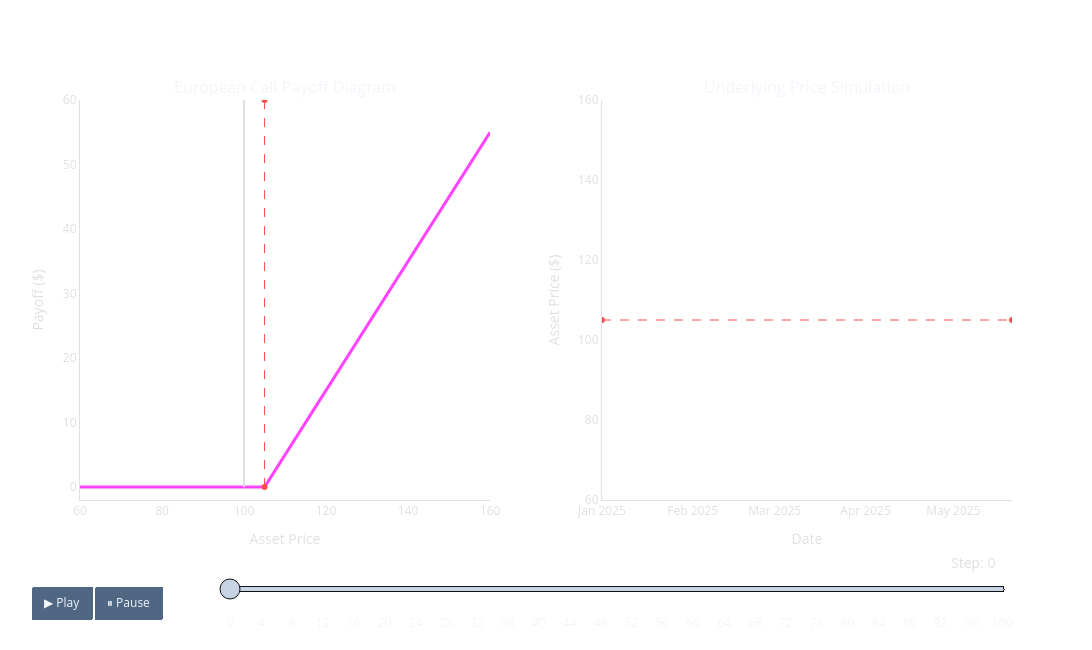

This figure's notebook cell:
### Markdown cell above
#### 1.) 🛠️ Black-Scholes Argument

##### European Option Contracts

European option contracts give the holder the right, not obligation, to buy (sell) at a predetermined price (strike, $K$) at a fixed time in the future (maturity) $T$

A European option contract $\zeta$ always has the known parameters of the underlying its written on, the strike price, and the maturity.

The payoff in every state of the world is known at time $T$ in the future

$$C_T = max(S_T - K, 0) = (S_T - K)^+$$

**Problem:** We don't know what state of the world we are going to be in.

### Code cell
import numpy as np
import pandas as pd
import plotly.graph_objects as go
from plotly.subplots import make_subplots

# --- 1. Parameters & Data Generation ---
S0 = 100        # Initial price
K = 105         # Strike price
T = 1.0         # Time to maturity (1 year)
r = 0.05        # Risk-free rate
vol = 0.25      # Volatility
n_steps = 100   # Number of simulation steps
dt = T / n_steps

def call_payoff(S, K):
    return np.maximum(S - K, 0)

# Generate a Price Path
np.random.seed(np.random.randint(0, 1000))
rets = np.random.normal((r - 0.5 * vol**2) * dt, vol * np.sqrt(dt), n_steps)
path = S0 * np.exp(np.cumsum(rets))
path = np.insert(path, 0, S0)
dates = pd.date_range(start='2025-01-01', periods=n_steps+1, freq='B')

S_range = np.linspace(60, 160, 200)
payoff_vals = call_payoff(S_range, K)

# Colors - Neon Theme
off_white = "#e0e0e0"
strike_color = "#ff4b4b"
payoff_color = "#ff43ff"   # Neon Pink
path_color = "#00f2ff"     # Neon Cyan

# --- 2. Figure Setup ---
fig = make_subplots(
    rows=1, cols=2,
    subplot_titles=("European Call Payoff Diagram", "Underlying Price Simulation"),
    horizontal_spacing=0.12
)

# Base traces
fig.add_trace(go.Scatter(x=S_range, y=payoff_vals, line=dict(color=payoff_color, width=3)), row=1, col=1)
fig.add_trace(go.Scatter(x=[K, K], y=[0, 60], line=dict(color=strike_color, width=1, dash='dash')), row=1, col=1)
fig.add_trace(go.Scatter(x=[S0, S0], y=[0, 60], line=dict(color=off_white, width=2), mode='lines'), row=1, col=1)
fig.add_trace(go.Scatter(x=[dates[0], dates[-1]], y=[K, K], line=dict(color=strike_color, width=1, dash='dash')), row=1, col=2)
fig.add_trace(go.Scatter(x=[dates[0]], y=[S0], line=dict(color=path_color, width=2.5), mode='lines'), row=1, col=2)

# --- 3. Animation Frames & Slider Steps ---
frames = []
slider_steps = []

for i in range(n_steps + 1):
    current_price = path[i]
    frame_name = f"f{i}"
    
    # Create Frame
    frames.append(go.Frame(
        data=[
            go.Scatter(x=S_range, y=payoff_vals, line=dict(color=payoff_color, width=3)),
            go.Scatter(x=[K, K], y=[0, 60], line=dict(color=strike_color, width=1, dash='dash')),
            go.Scatter(x=[current_price, current_price], y=[0, 60], line=dict(color=off_white, width=2), mode='lines'),
            go.Scatter(x=[dates[0], dates[-1]], y=[K, K], line=dict(color=strike_color, width=1, dash='dash')),
            go.Scatter(x=dates[:i+1], y=path[:i+1], line=dict(color=path_color, width=2.5), mode='lines')
        ],
        name=frame_name
    ))
    
    # Create Slider Step
    step = {
        "args": [
            [frame_name],
            {"frame": {"duration": 0, "redraw": False}, "mode": "immediate", "fromcurrent": True}
        ],
        "label": str(i),
        "method": "animate"
    }
    slider_steps.append(step)

fig.frames = frames

# --- 4. Layout with Buttons and Slider ---
fig.update_layout(
    template="plotly_dark",
    paper_bgcolor='rgba(0,0,0,0)',
    plot_bgcolor='rgba(0,0,0,0)',
    height=650, width=1200,
    margin=dict(t=100, b=150),
    showlegend=False,
    updatemenus=[{
        "type": "buttons",
        "buttons": [
            {
                "label": "▶ Play",
                "method": "animate",
                "args": [None, {"frame": {"duration": 20, "redraw": False}, "fromcurrent": True}]
            },
            {
                "label": "⏸ Pause",
                "method": "animate",
                "args": [[None], {"frame": {"duration": 0, "redraw": False}, "mode": "immediate", "fromcurrent": True}]
            }
        ],
        "direction": "left",
        "pad": {"r": 10, "t": 87},
        "showactive": False,
        "x": 0.1,
        "xanchor": "right",
        "y": 0,
        "yanchor": "top"
    }],
    sliders=[{
        "active": 0,
        "yanchor": "top",
        "xanchor": "left",
        "currentvalue": {
            "font": {"size": 14, "color": off_white},
            "prefix": "Step: ",
            "visible": True,
            "xanchor": "right"
        },
        "transition": {"duration": 0},
        "pad": {"b": 10, "t": 50},
        "len": 0.85,
        "x": 0.15,
        "y": 0,
        "steps": slider_steps
    }]
)

axis_style = dict(
    showgrid=True, gridcolor='rgba(255,255,255,0.15)', # slightly brighter grid for neon feel
    tickfont=dict(color=off_white), linecolor=off_white,
    zeroline=False, title_font=dict(color=off_white)
)

fig.update_xaxes(axis_style, range=[60, 160], title_text="Asset Price", row=1, col=1)
fig.update_yaxes(axis_style, range=[-2, 60], title_text="Payoff ($)", row=1, col=1)
fig.update_xaxes(axis_style, range=[dates[0], dates[-1]], title_text="Date", row=1, col=2)
fig.update_yaxes(axis_style, range=[60, 160], title_text="Asset Price ($)", row=1, col=2)

fig.show()

### Figure 1 — Plotly figure (JSON) as saved in the notebook; plotly's stock layout.template omitted (floating-point values rounded to 4 significant figures; data arrays with more than 128 entries replaced by an {"elided": "..."} marker saying what was removed)
{"data": [{"line": {"color": "#ff43ff", "width": 3}, "type": "scatter", "x": {"elided": "200 float values"}, "xaxis": "x", "y": {"elided": "200 float values"}, "yaxis": "y"}, {"line": {"color": "#ff4b4b", "dash": "dash", "width": 1}, "type": "scatter", "x": [105, 105], "xaxis": "x", "y": [0, 60], "yaxis": "y"}, {"line": {"color": "#e0e0e0", "width": 2}, "mode": "lines", "type": "scatter", "x": [100, 100], "xaxis": "x", "y": [0, 60], "yaxis": "y"}, {"line": {"color": "#ff4b4b", "dash": "dash", "width": 1}, "type": "scatter", "x": ["2025-01-01T00:00:00", "2025-05-21T00:00:00"], "xaxis": "x2", "y": [105, 105], "yaxis": "y2"}, {"line": {"color": "#00f2ff", "width": 2.5}, "mode": "lines", "type": "scatter", "x": ["2025-01-01T00:00:00"], "xaxis": "x2", "y": [100], "yaxis": "y2"}], "layout": {"annotations": [{"font": {"size": 16}, "showarrow": false, "text": "European Call Payoff Diagram", "x": 0.22, "xanchor": "center", "xref": "paper", "y": 1, "yanchor": "bottom", "yref": "paper"}, {"font": {"size": 16}, "showarrow": false, "text": "Underlying Price Simulation", "x": 0.78, "xanchor": "center", "xref": "paper", "y": 1, "yanchor": "bottom", "yref": "paper"}], "height": 650, "margin": {"b": 150, "t": 100}, "paper_bgcolor": "rgba(0,0,0,0)", "plot_bgcolor": "rgba(0,0,0,0)", "showlegend": false, "sliders": [{"active": 0, "currentvalue": {"font": {"color": "#e0e0e0", "size": 14}, "prefix": "Step: ", "visible": true, "xanchor": "right"}, "len": 0.85, "pad": {"b": 10, "t": 50}, "steps": [{"args": [["f0"], {"frame": {"duration": 0, "redraw": false}, "fromcurrent": true, "mode": "immediate"}], "label": "0", "method": "animate"}, {"args": [["f1"], {"frame": {"duration": 0, "redraw": false}, "fromcurrent": true, "mode": "immediate"}], "label": "1", "method": "animate"}, {"args": [["f2"], {"frame": {"duration": 0, "redraw": false}, "fromcurrent": true, "mode": "immediate"}], "label": "2", "method": "animate"}, {"args": [["f3"], {"frame": {"duration": 0, "redraw": false}, "fromcurrent": true, "mode": "immediate"}], "label": "3", "method": "animate"}, {"args": [["f4"], {"frame": {"duration": 0, "redraw": false}, "fromcurrent": true, "mode": "immediate"}], "label": "4", "method": "animate"}, {"args": [["f5"], {"frame": {"duration": 0, "redraw": false}, "fromcurrent": true, "mode": "immediate"}], "label": "5", "method": "animate"}, {"args": [["f6"], {"frame": {"duration": 0, "redraw": false}, "fromcurrent": true, "mode": "immediate"}], "label": "6", "method": "animate"}, {"args": [["f7"], {"frame": {"duration": 0, "redraw": false}, "fromcurrent": true, "mode": "immediate"}], "label": "7", "method": "animate"}, {"args": [["f8"], {"frame": {"duration": 0, "redraw": false}, "fromcurrent": true, "mode": "immediate"}], "label": "8", "method": "animate"}, {"args": [["f9"], {"frame": {"duration": 0, "redraw": false}, "fromcurrent": true, "mode": "immediate"}], "label": "9", "method": "animate"}, {"args": [["f10"], {"frame": {"duration": 0, "redraw": false}, "fromcurrent": true, "mode": "immediate"}], "label": "10", "method": "animate"}, {"args": [["f11"], {"frame": {"duration": 0, "redraw": false}, "fromcurrent": true, "mode": "immediate"}], "label": "11", "method": "animate"}, {"args": [["f12"], {"frame": {"duration": 0, "redraw": false}, "fromcurrent": true, "mode": "immediate"}], "label": "12", "method": "animate"}, {"args": [["f13"], {"frame": {"duration": 0, "redraw": false}, "fromcurrent": true, "mode": "immediate"}], "label": "13", "method": "animate"}, {"args": [["f14"], {"frame": {"duration": 0, "redraw": false}, "fromcurrent": true, "mode": "immediate"}], "label": "14", "method": "animate"}, {"args": [["f15"], {"frame": {"duration": 0, "redraw": false}, "fromcurrent": true, "mode": "immediate"}], "label": "15", "method": "animate"}, {"args": [["f16"], {"frame": {"duration": 0, "redraw": false}, "fromcurrent": true, "mode": "immediate"}], "label": "16", "method": "animate"}, {"args": [["f17"], {"frame": {"duration": 0, "redraw": false}, "fromcurrent": true, "mode": "immediate"}], "label": "17", "method": "animate"}, {"args": [["f18"], {"frame": {"duration": 0, "redraw": false}, "fromcurrent": true, "mode": "immediate"}], "label": "18", "method": "animate"}, {"args": [["f19"], {"frame": {"duration": 0, "redraw": false}, "fromcurrent": true, "mode": "immediate"}], "label": "19", "method": "animate"}, {"args": [["f20"], {"frame": {"duration": 0, "redraw": false}, "fromcurrent": true, "mode": "immediate"}], "label": "20", "method": "animate"}, {"args": [["f21"], {"frame": {"duration": 0, "redraw": false}, "fromcurrent": true, "mode": "immediate"}], "label": "21", "method": "animate"}, {"args": [["f22"], {"frame": {"duration": 0, "redraw": false}, "fromcurrent": true, "mode": "immediate"}], "label": "22", "method": "animate"}, {"args": [["f23"], {"frame": {"duration": 0, "redraw": false}, "fromcurrent": true, "mode": "immediate"}], "label": "23", "method": "animate"}, {"args": [["f24"], {"frame": {"duration": 0, "redraw": false}, "fromcurrent": true, "mode": "immediate"}], "label": "24", "method": "animate"}, {"args": [["f25"], {"frame": {"duration": 0, "redraw": false}, "fromcurrent": true, "mode": "immediate"}], "label": "25", "method": "animate"}, {"args": [["f26"], {"frame": {"duration": 0, "redraw": false}, "fromcurrent": true, "mode": "immediate"}], "label": "26", "method": "animate"}, {"args": [["f27"], {"frame": {"duration": 0, "redraw": false}, "fromcurrent": true, "mode": "immediate"}], "label": "27", "method": "animate"}, {"args": [["f28"], {"frame": {"duration": 0, "redraw": false}, "fromcurrent": true, "mode": "immediate"}], "label": "28", "method": "animate"}, {"args": [["f29"], {"frame": {"duration": 0, "redraw": false}, "fromcurrent": true, "mode": "immediate"}], "label": "29", "method": "animate"}, {"args": [["f30"], {"frame": {"duration": 0, "redraw": false}, "fromcurrent": true, "mode": "immediate"}], "label": "30", "method": "animate"}, {"args": [["f31"], {"frame": {"duration": 0, "redraw": false}, "fromcurrent": true, "mode": "immediate"}], "label": "31", "method": "animate"}, {"args": [["f32"], {"frame": {"duration": 0, "redraw": false}, "fromcurrent": true, "mode": "immediate"}], "label": "32", "method": "animate"}, {"args": [["f33"], {"frame": {"duration": 0, "redraw": false}, "fromcurrent": true, "mode": "immediate"}], "label": "33", "method": "animate"}, {"args": [["f34"], {"frame": {"duration": 0, "redraw": false}, "fromcurrent": true, "mode": "immediate"}], "label": "34", "method": "animate"}, {"args": [["f35"], {"frame": {"duration": 0, "redraw": false}, "fromcurrent": true, "mode": "immediate"}], "label": "35", "method": "animate"}, {"args": [["f36"], {"frame": {"duration": 0, "redraw": false}, "fromcurrent": true, "mode": "immediate"}], "label": "36", "method": "animate"}, {"args": [["f37"], {"frame": {"duration": 0, "redraw": false}, "fromcurrent": true, "mode": "immediate"}], "label": "37", "method": "animate"}, {"args": [["f38"], {"frame": {"duration": 0, "redraw": false}, "fromcurrent": true, "mode": "immediate"}], "label": "38", "method": "animate"}, {"args": [["f39"], {"frame": {"duration": 0, "redraw": false}, "fromcurrent": true, "mode": "immediate"}], "label": "39", "method": "animate"}, {"args": [["f40"], {"frame": {"duration": 0, "redraw": false}, "fromcurrent": true, "mode": "immediate"}], "label": "40", "method": "animate"}, {"args": [["f41"], {"frame": {"duration": 0, "redraw": false}, "fromcurrent": true, "mode": "immediate"}], "label": "41", "method": "animate"}, {"args": [["f42"], {"frame": {"duration": 0, "redraw": false}, "fromcurrent": true, "mode": "immediate"}], "label": "42", "method": "animate"}, {"args": [["f43"], {"frame": {"duration": 0, "redraw": false}, "fromcurrent": true, "mode": "immediate"}], "label": "43", "method": "animate"}, {"args": [["f44"], {"frame": {"duration": 0, "redraw": false}, "fromcurrent": true, "mode": "immediate"}], "label": "44", "method": "animate"}, {"args": [["f45"], {"frame": {"duration": 0, "redraw": false}, "fromcurrent": true, "mode": "immediate"}], "label": "45", "method": "animate"}, {"args": [["f46"], {"frame": {"duration": 0, "redraw": false}, "fromcurrent": true, "mode": "immediate"}], "label": "46", "method": "animate"}, {"args": [["f47"], {"frame": {"duration": 0, "redraw": false}, "fromcurrent": true, "mode": "immediate"}], "label": "47", "method": "animate"}, {"args": [["f48"], {"frame": {"duration": 0, "redraw": false}, "fromcurrent": true, "mode": "immediate"}], "label": "48", "method": "animate"}, {"args": [["f49"], {"frame": {"duration": 0, "redraw": false}, "fromcurrent": true, "mode": "immediate"}], "label": "49", "method": "animate"}, {"args": [["f50"], {"frame": {"duration": 0, "redraw": false}, "fromcurrent": true, "mode": "immediate"}], "label": "50", "method": "animate"}, {"args": [["f51"], {"frame": {"duration": 0, "redraw": false}, "fromcurrent": true, "mode": "immediate"}], "label": "51", "method": "animate"}, {"args": [["f52"], {"frame": {"duration": 0, "redraw": false}, "fromcurrent": true, "mode": "immediate"}], "label": "52", "method": "animate"}, {"args": [["f53"], {"frame": {"duration": 0, "redraw": false}, "fromcurrent": true, "mode": "immediate"}], "label": "53", "method": "animate"}, {"args": [["f54"], {"frame": {"duration": 0, "redraw": false}, "fromcurrent": true, "mode": "immediate"}], "label": "54", "method": "animate"}, {"args": [["f55"], {"frame": {"duration": 0, "redraw": false}, "fromcurrent": true, "mode": "immediate"}], "label": "55", "method": "animate"}, {"args": [["f56"], {"frame": {"duration": 0, "redraw": false}, "fromcurrent": true, "mode": "immediate"}], "label": "56", "method": "animate"}, {"args": [["f57"], {"frame": {"duration": 0, "redraw": false}, "fromcurrent": true, "mode": "immediate"}], "label": "57", "method": "animate"}, {"args": [["f58"], {"frame": {"duration": 0, "redraw": false}, "fromcurrent": true, "mode": "immediate"}], "label": "58", "method": "animate"}, {"args": [["f59"], {"frame": {"duration": 0, "redraw": false}, "fromcurrent": true, "mode": "immediate"}], "label": "59", "method": "animate"}, {"args": [["f60"], {"frame": {"duration": 0, "redraw": false}, "fromcurrent": true, "mode": "immediate"}], "label": "60", "method": "animate"}, {"args": [["f61"], {"frame": {"duration": 0, "redraw": false}, "fromcurrent": true, "mode": "immediate"}], "label": "61", "method": "animate"}, {"args": [["f62"], {"frame": {"duration": 0, "redraw": false}, "fromcurrent": true, "mode": "immediate"}], "label": "62", "method": "animate"}, {"args": [["f63"], {"frame": {"duration": 0, "redraw": false}, "fromcurrent": true, "mode": "immediate"}], "label": "63", "method": "animate"}, {"args": [["f64"], {"frame": {"duration": 0, "redraw": false}, "fromcurrent": true, "mode": "immediate"}], "label": "64", "method": "animate"}, {"args": [["f65"], {"frame": {"duration": 0, "redraw": false}, "fromcurrent": true, "mode": "immediate"}], "label": "65", "method": "animate"}, {"args": [["f66"], {"frame": {"duration": 0, "redraw": false}, "fromcurrent": true, "mode": "immediate"}], "label": "66", "method": "animate"}, {"args": [["f67"], {"frame": {"duration": 0, "redraw": false}, "fromcurrent": true, "mode": "immediate"}], "label": "67", "method": "animate"}, {"args": [["f68"], {"frame": {"duration": 0, "redraw": false}, "fromcurrent": true, "mode": "immediate"}], "label": "68", "method": "animate"}, {"args": [["f69"], {"frame": {"duration": 0, "redraw": false}, "fromcurrent": true, "mode": "immediate"}], "label": "69", "method": "animate"}, {"args": [["f70"], {"frame": {"duration": 0, "redraw": false}, "fromcurrent": true, "mode": "immediate"}], "label": "70", "method": "animate"}, {"args": [["f71"], {"frame": {"duration": 0, "redraw": false}, "fromcurrent": true, "mode": "immediate"}], "label": "71", "method": "animate"}, {"args": [["f72"], {"frame": {"duration": 0, "redraw": false}, "fromcurrent": true, "mode": "immediate"}], "label": "72", "method": "animate"}, {"args": [["f73"], {"frame": {"duration": 0, "redraw": false}, "fromcurrent": true, "mode": "immediate"}], "label": "73", "method": "animate"}, {"args": [["f74"], {"frame": {"duration": 0, "redraw": false}, "fromcurrent": true, "mode": "immediate"}], "label": "74", "method": "animate"}, {"args": [["f75"], {"frame": {"duration": 0, "redraw": false}, "fromcurrent": true, "mode": "immediate"}], "label": "75", "method": "animate"}, {"args": [["f76"], {"frame": {"duration": 0, "redraw": false}, "fromcurrent": true, "mode": "immediate"}], "label": "76", "method": "animate"}, {"args": [["f77"], {"frame": {"duration": 0, "redraw": false}, "fromcurrent": true, "mode": "immediate"}], "label": "77", "method": "animate"}, {"args": [["f78"], {"frame": {"duration": 0, "redraw": false}, "fromcurrent": true, "mode": "immediate"}], "label": "78", "method": "animate"}, {"args": [["f79"], {"frame": {"duration": 0, "redraw": false}, "fromcurrent": true, "mode": "immediate"}], "label": "79", "method": "animate"}, {"args": [["f80"], {"frame": {"duration": 0, "redraw": false}, "fromcurrent": true, "mode": "immediate"}], "label": "80", "method": "animate"}, {"args": [["f81"], {"frame": {"duration": 0, "redraw": false}, "fromcurrent": true, "mode": "immediate"}], "label": "81", "method": "animate"}, {"args": [["f82"], {"frame": {"duration": 0, "redraw": false}, "fromcurrent": true, "mode": "immediate"}], "label": "82", "method": "animate"}, {"args": [["f83"], {"frame": {"duration": 0, "redraw": false}, "fromcurrent": true, "mode": "immediate"}], "label": "83", "method": "animate"}, {"args": [["f84"], {"frame": {"duration": 0, "redraw": false}, "fromcurrent": true, "mode": "immediate"}], "label": "84", "method": "animate"}, {"args": [["f85"], {"frame": {"duration": 0, "redraw": false}, "fromcurrent": true, "mode": "immediate"}], "label": "85", "method": "animate"}, {"args": [["f86"], {"frame": {"duration": 0, "redraw": false}, "fromcurrent": true, "mode": "immediate"}], "label": "86", "method": "animate"}, {"args": [["f87"], {"frame": {"duration": 0, "redraw": false}, "fromcurrent": true, "mode": "immediate"}], "label": "87", "method": "animate"}, {"args": [["f88"], {"frame": {"duration": 0, "redraw": false}, "fromcurrent": true, "mode": "immediate"}], "label": "88", "method": "animate"}, {"args": [["f89"], {"frame": {"duration": 0, "redraw": false}, "fromcurrent": true, "mode": "immediate"}], "label": "89", "method": "animate"}, {"args": [["f90"], {"frame": {"duration": 0, "redraw": false}, "fromcurrent": true, "mode": "immediate"}], "label": "90", "method": "animate"}, {"args": [["f91"], {"frame": {"duration": 0, "redraw": false}, "fromcurrent": true, "mode": "immediate"}], "label": "91", "method": "animate"}, {"args": [["f92"], {"frame": {"duration": 0, "redraw": false}, "fromcurrent": true, "mode": "immediate"}], "label": "92", "method": "animate"}, {"args": [["f93"], {"frame": {"duration": 0, "redraw": false}, "fromcurrent": true, "mode": "immediate"}], "label": "93", "method": "animate"}, {"args": [["f94"], {"frame": {"duration": 0, "redraw": false}, "fromcurrent": true, "mode": "immediate"}], "label": "94", "method": "animate"}, {"args": [["f95"], {"frame": {"duration": 0, "redraw": false}, "fromcurrent": true, "mode": "immediate"}], "label": "95", "method": "animate"}, {"args": [["f96"], {"frame": {"duration": 0, "redraw": false}, "fromcurrent": true, "mode": "immediate"}], "label": "96", "method": "animate"}, {"args": [["f97"], {"frame": {"duration": 0, "redraw": false}, "fromcurrent": true, "mode": "immediate"}], "label": "97", "method": "animate"}, {"args": [["f98"], {"frame": {"duration": 0, "redraw": false}, "fromcurrent": true, "mode": "immediate"}], "label": "98", "method": "animate"}, {"args": [["f99"], {"frame": {"duration": 0, "redraw": false}, "fromcurrent": true, "mode": "immediate"}], "label": "99", "method": "animate"}, {"args": [["f100"], {"frame": {"duration": 0, "redraw": false}, "fromcurrent": true, "mode": "immediate"}], "label": "100", "method": "animate"}], "transition": {"duration": 0}, "x": 0.15, "xanchor": "left", "y": 0, "yanchor": "top"}], "updatemenus": [{"buttons": [{"args": [null, {"frame": {"duration": 20, "redraw": false}, "fromcurrent": true}], "label": "▶ Play", "method": "animate"}, {"args": [[null], {"frame": {"duration": 0, "redraw": false}, "fromcurrent": true, "mode": "immediate"}], "label": "⏸ Pause", "method": "animate"}], "direction": "left", "pad": {"r": 10, "t": 87}, "showactive": false, "type": "buttons", "x": 0.1, "xanchor": "right", "y": 0, "yanchor": "top"}], "width": 1200, "xaxis": {"anchor": "y", "domain": [0, 0.44], "gridcolor": "rgba(255,255,255,0.15)", "linecolor": "#e0e0e0", "range": [60, 160], "showgrid": true, "tickfont": {"color": "#e0e0e0"}, "title": {"font": {"color": "#e0e0e0"}, "text": "Asset Price"}, "zeroline": false}, "xaxis2": {"anchor": "y2", "domain": [0.56, 1], "gridcolor": "rgba(255,255,255,0.15)", "linecolor": "#e0e0e0", "range": ["2025-01-01T00:00:00", "2025-05-21T00:00:00"], "showgrid": true, "tickfont": {"color": "#e0e0e0"}, "title": {"font": {"color": "#e0e0e0"}, "text": "Date"}, "zeroline": false}, "yaxis": {"anchor": "x", "domain": [0, 1], "gridcolor": "rgba(255,255,255,0.15)", "linecolor": "#e0e0e0", "range": [-2, 60], "showgrid": true, "tickfont": {"color": "#e0e0e0"}, "title": {"font": {"color": "#e0e0e0"}, "text": "Payoff ($)"}, "zeroline": false}, "yaxis2": {"anchor": "x2", "domain": [0, 1], "gridcolor": "rgba(255,255,255,0.15)", "linecolor": "#e0e0e0", "range": [60, 160], "showgrid": true, "tickfont": {"color": "#e0e0e0"}, "title": {"font": {"color": "#e0e0e0"}, "text": "Asset Price ($)"}, "zeroline": false}}}
